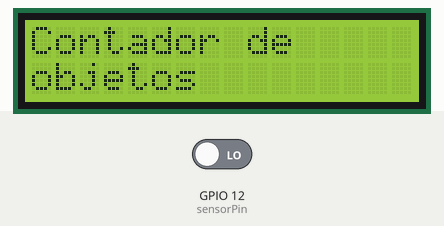
The sketch below on a simulated ESP32. On the bench: 16×2 character LCD. Inputs (shaded band) come from the test bench; at power-on: GPIO 12 (sensorPin) LOW. What the sketch prints to the serial monitor is not drawn.

Above: at 0.1 s.
At 3.3 s:
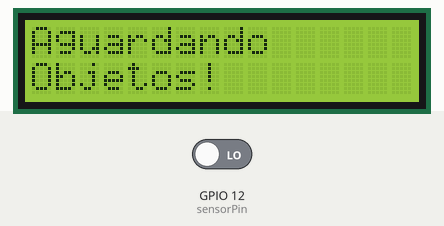
3.4 s: GPIO 12 (sensorPin) driven HIGH
At 4.5 s:
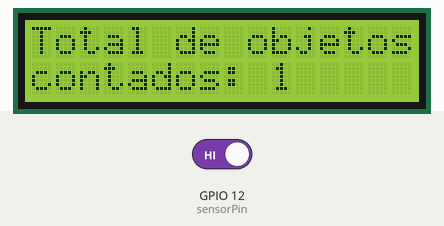
Timing chart, 0 to 6.4 s (numbered marks = the images above; inputs shaded):
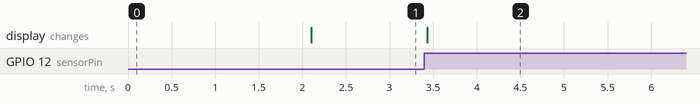

The sketch:

Contador_de_objeto.ino
```cpp
// (licence header left out)
#include <Wire.h>
#include <LiquidCrystal_I2C.h>

const int sensorPin = 12;
volatile int count = 0;
int lastState = LOW;

LiquidCrystal_I2C lcd(0x3F, 16, 2);  // Altere para 0x27 se necessário

void setup() {
  pinMode(sensorPin, INPUT);
  Serial.begin(115200);

  lcd.init();
  lcd.backlight();
  lcd.setCursor(0, 0);
  lcd.print("Contador de");
  lcd.setCursor(0, 1);
  lcd.print("objetos");
  delay(2000);
  lcd.clear();

  lcd.setCursor(0, 0);
  lcd.print("Aguardando");
  lcd.setCursor(0, 1);
  lcd.print("Objetos!");
}

void loop() {
  int currentState = digitalRead(sensorPin);

  if (currentState == HIGH && lastState == LOW) {
    count++;
    Serial.println("Objeto detectado! Contagem: " + String(count));

    lcd.setCursor(0, 0);
    lcd.print("Total de objetos");
    lcd.setCursor(0, 1);
    lcd.print("contados: ");
    lcd.print(count);
  }

  lastState = currentState;
  delay(50);
}
```

Measured:
- after the input at 3.4 s, the display: changes at once (image 2)
